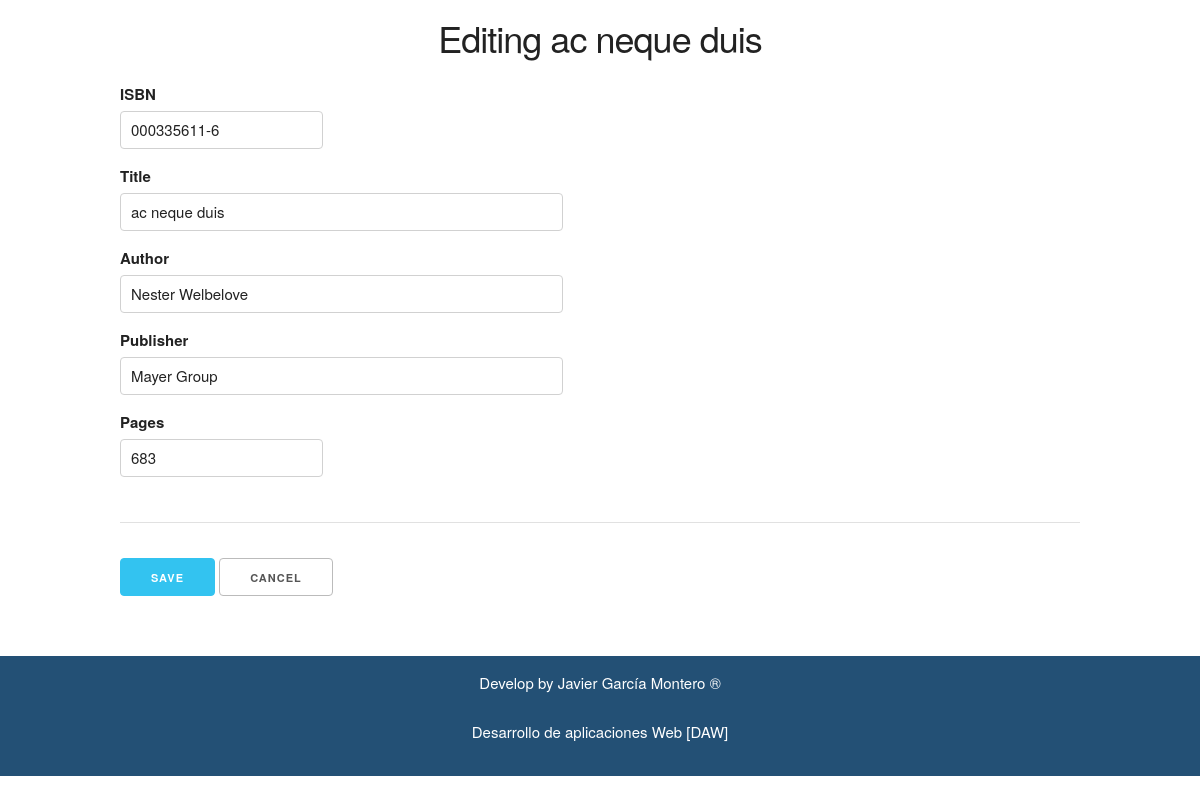
Screenshot of /index.php?op=edit&id=697 with the database file from the repository.
### tables this page shows
create table books (
	id INT,
	isbn VARCHAR(50),
	title TEXT,
	author VARCHAR(50),
	publisher VARCHAR(50),
	pages INT
);

### index.php (called while the page is built)
<?php
require_once 'controller/BooksController.php';
$controller = new BooksController();
$controller->handleRequest();

### model/Database.php (called while the page is built, shortened)
<?php
class Database
{
    private static $dbName = 'library';
    private static $dbHost = 'localhost';
    private static $dbUsername = 'root';
    private static $dbUserPassword = '';
    private static $conn = null;
    public static function connect()
    {
        if (null == self::$conn) {
            try {
                self::$conn = new PDO("mysql:host=" . self::$dbHost . ";" . "dbname=" . self::$dbName, self::$dbUsername, self::$dbUserPassword);
            } catch (PDOException $e) {
                die($e->getMessage());
            }
        }
        return self::$conn;
    }
    public static function disconnect()
    {
        self::$conn = null;
    }
}
?>

### model/BooksGateway.php (called while the page is built, shortened)
<?php
require_once 'Database.php';
class BooksGateway extends Database
{
    public function selectById($id)
    {
        $pdo = Database::connect();
        $sql = $pdo->prepare("SELECT * FROM Books WHERE id = ?");
        $sql->bindValue(1, $id);
        $sql->execute();
        $result = $sql->fetch(PDO::FETCH_OBJ);
        return $result;
    }
}
?>

### model/BooksService.php (called while the page is built, shortened)
<?php
require_once 'BooksGateway.php';
require_once 'Database.php';
class BooksService extends BooksGateway
{
    private $BooksGateway = null;
    public function __construct()
    {
        $this->BooksGateway = new BooksGateway();
    }
    public function getBook($id)
    {
        try {
            $result = $this->BooksGateway->selectById($id);
            return $result;
        } catch (Exception $e) {
            self::disconnect();
            throw $e;
        }
        return $this->BooksGateway->selectById($id);
    }
}
?>

### view/book-edit.php (the view, shortened to what this page needs)
<?php require ROOT_PATH . '/view/inc/header.php'; ?>
    <div class="row">
        <h3>Editing <?= htmlentities($book->title); ?></h3>
        <form method="post" action="">
            <label for="isbn">ISBN </label>
            <input type="text" name="isbn" value="<?= htmlentities($book->isbn); ?>">
            <br>
            <label for="title">Title</label>
            <input type="text" name="title" size="50" value="<?= htmlentities($book->title); ?>">
            <br>
            <label for="author">Author</label>
            <input type="text" name="author" size="50" value="<?= htmlentities($book->author); ?>">
            <br>
            <label for="publisher">Publisher</label>
            <input type="text" name="publisher" size="50" value="<?= htmlentities($book->publisher); ?>">
            <br>
            <label for="pages">Pages</label>
            <input type="text"  name="pages" value="<?= htmlentities($book->pages); ?>">
            <br>
            <hr>
            <input type="submit" class="button-primary" name="save" value="Save">
            <input type="submit" name="cancel" value="Cancel">
        </form>
    </div>
<?php require ROOT_PATH . '/view/inc/footer.php'; ?>

### public/css/skeleton.css (style rules this page uses)
html { font-size: 62.5%; }
body { font-size: 1.5em; line-height: 1.6; font-weight: 400; font-family: "Raleway", "HelveticaNeue", "Helvetica Neue", Helvetica, Arial, sans-serif; color: #222; }
h1, h2, h3, h4, h5, h6 { margin-top: 0; margin-bottom: 2rem; font-weight: 300; }
h3 { font-size: 3.0rem; line-height: 1.3; letter-spacing: -.1rem; }
@media (min-width: 550px) { h3 { font-size: 3.6rem; } }
.button, button, input[type="submit"], input[type="reset"], input[type="button"] { display: inline-block; height: 38px; padding: 0 30px; color: #555; text-align: center; font-size: 11px; font-weight: 600; line-height: 38px; letter-spacing: .1rem; text-transform: uppercase; text-decoration: none; white-space: nowrap; background-color: transparent; border-radius: 4px; border: 1px solid #bbb; cursor: pointer; box-sizing: border-box; }
.button.button-primary, button.button-primary, input[type="submit"].button-primary, input[type="reset"].button-primary, input[type="button"].button-primary { color: #FFF; background-color: #33C3F0; border-color: #33C3F0; }
input[type="email"], input[type="number"], input[type="search"], input[type="text"], input[type="tel"], input[type="url"], input[type="password"], textarea, select { height: 38px; padding: 6px 10px; background-color: #fff; border: 1px solid #D1D1D1; border-radius: 4px; box-shadow: none; box-sizing: border-box; }
input[type="email"], input[type="number"], input[type="search"], input[type="text"], input[type="tel"], input[type="url"], input[type="password"], textarea { -webkit-appearance: none; -moz-appearance: none; appearance: none; }
label, legend { display: block; margin-bottom: .5rem; font-weight: 600; }
input, textarea, select, fieldset { margin-bottom: 1.5rem; }
pre, blockquote, dl, figure, table, p, ul, ol, form { margin-bottom: 2.5rem; }
hr { margin-top: 3rem; margin-bottom: 3.5rem; border-width: 0; border-top: 1px solid #E1E1E1; }
.container:after, .row:after, .u-cf { content: ""; display: table; clear: both; }

### public/css/styles.css (style rules this page uses)
h1, h3 { margin-top: 15px; text-align: center; }

### rows the page displays
books: title "ac neque duis", isbn "000335611-6", author "Nester Welbelove", publisher "Mayer Group", pages "683"

### other values shown
AUTHOR "Javier García Montero"
